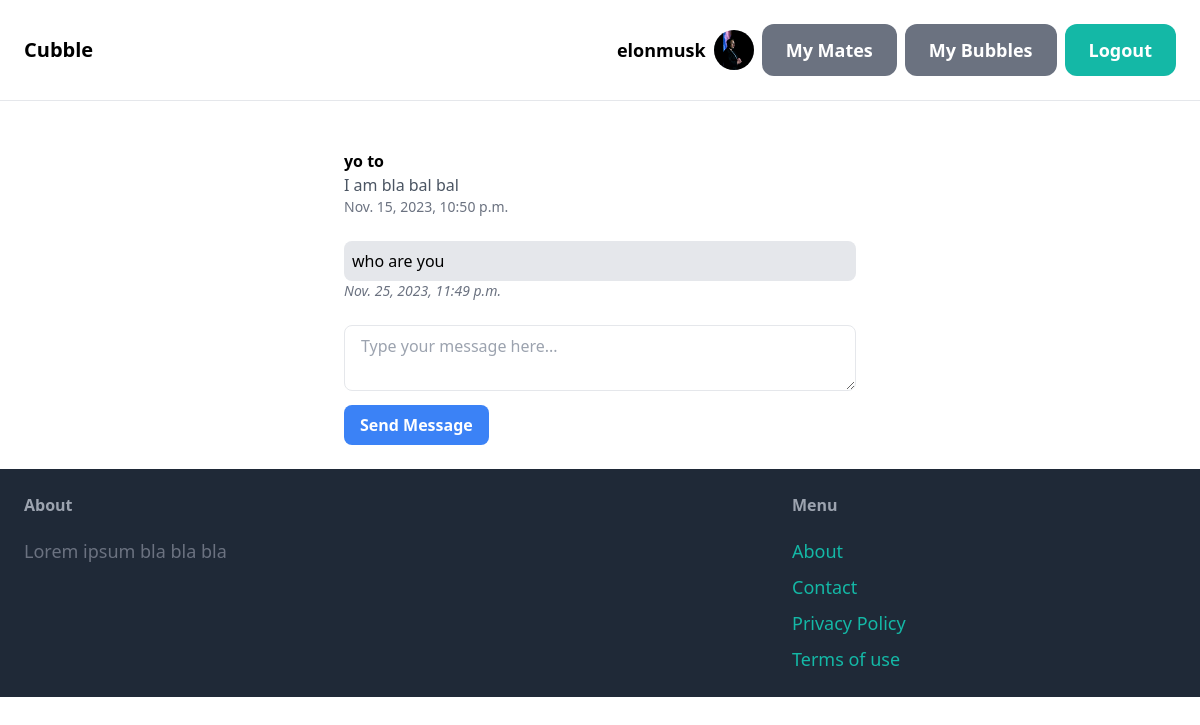
The page /bubble/3/bubble_post/3/ (signed in) on the database its author committed.
### core/models.py (models this page shows, shortened)
class Profile(models.Model):
    user_id = models.OneToOneField(User, related_name='Profile', on_delete=models.CASCADE)
    description = models.CharField(max_length = 500, blank=True)
    interests = models.ManyToManyField(ProfileTag, blank=True)
    profile_pic = models.ImageField(upload_to='profil_pic', blank=True)

class CommunityChat(models.Model):
    bubble_id = models.ForeignKey(Bubble, related_name='bubble_chat', on_delete=models.CASCADE)
    user = models.ForeignKey(BubbleMember, related_name='chatter', on_delete=models.CASCADE)
    title = models.CharField(max_length = 100)
    message = models.CharField(max_length = 500)
    created_on = models.DateTimeField(auto_now_add=True)

class CommunityResponse(models.Model):
    original_chat = models.ForeignKey(CommunityChat, on_delete=models.CASCADE)
    user = models.ForeignKey(BubbleMember, related_name='chatter_small', on_delete=models.CASCADE)
    message = models.CharField(max_length = 500)
    created_on = models.DateTimeField(auto_now_add=True)

### core/views.py (the view)
# urls.py: path('bubble/<int:pk>/bubble_post/<int:post_id>/', views.bubble_post, name='bubble_post'),
@part_of_bubble_required
def bubble_post(request, pk, post_id):
    bubble = get_object_or_404(Bubble, pk=pk)
    logged_in_user_profile = request.user
    bubble_post = get_object_or_404(CommunityChat, id=post_id)
    responses = CommunityResponse.objects.filter(original_chat=bubble_post).order_by('created_on')
    if request.method == 'POST':
        form = BubblePostResponseForm(request.POST)
        if form.is_valid():
            community_response = form.save(commit=False)
            community_response.original_chat = bubble_post
            bubble_member = get_object_or_404(BubbleMember, bubble_id=bubble, user_id=request.user)
            community_response.user = bubble_member
            community_response.save()
            form = BubblePostResponseForm()  # Clear the form after successful submission
    else:
        form = BubblePostResponseForm()
    return render(request, 'core/bubble_post.html', {
        'bubble_post' : bubble_post,
        'form': form,
        'responses': responses,
    })

### core/forms.py
class BubblePostResponseForm(forms.ModelForm):
    class Meta:
        model = CommunityResponse
        fields = ['message']

### core/templates/core/bubble_post.html (shortened to what this page needs)
{% extends 'core/base.html' %}
{% block content %}
<div class="max-w-lg mx-auto mt-6">
            <div class="mb-6">
                                <p class="font-semibold">{{ bubble_post.title }}</p>
                                <p class="text-gray-600">{{ bubble_post.message }}</p>
                                <p class="text-sm text-gray-500">{{ bubble_post.created_on }}</p>
            </div>
            <ul>
                {% for message in responses %}
                    <div class="mb-4">
                        <p class="bg-gray-200 rounded-lg p-2">{{ message.message }}</p>
                        <p class="text-sm italic text-gray-500">{{ message.created_on }}</p>
                    </div>
                {% empty %}
                    <li>No chat found</li>
                {% endfor %}
            </ul>
    <form method="post" class="mt-6">
        <textarea name="message" class="w-full rounded-lg border px-4 py-2 focus:outline-none focus:border-blue-500" placeholder="Type your message here..." required></textarea>
        <button type="submit" class="mt-2 bg-blue-500 hover:bg-blue-600 text-white font-semibold py-2 px-4 rounded-lg focus:outline-none">Send Message</button>
    </form>
</div>
{% endblock %}

### core/templates/core/base.html (shortened to what this page needs)
<!DOCTYPE html>
<html lang="en">
<head>
    <Script src="https://cdn.tailwindcss.com"></Script>
</head>
<body>
    <nav class="py-6 px-6 flex justify-between items-center border-b border-gray-200">
        <a href="/" class="text-xl font-semibold"> Cubble </a>
        <div class="space-x-6">
            {% if request.user.is_authenticated %}
                <div class="flex items-center space-x-2">
                    <a href="{% url 'core:user_profile' %}" class="flex items-center space-x-2">
                        <span class="text-lg font-semibold">{{ request.user.username }}</span>
                        <div class="h-10 w-10 rounded-full overflow-hidden bg-gray-300">
                            {% if request.user.Profile.profile_pic %}
                                <img src="{{ request.user.Profile.profile_pic.url }}" alt="Profile Pic" class="h-full w-full object-cover">
                            {% endif %}
                        </div>
                    </a>
                    <a href="{% url 'core:myfriends' %}" class="px-6 py-3 text-lg font-semibold bg-gray-500 text-white rounded-xl hover:bg-gray-700">My Mates</a>
                    <a href="{% url 'core:mybubbles' %}" class="px-6 py-3 text-lg font-semibold bg-gray-500 text-white rounded-xl hover:bg-gray-700">My Bubbles</a>
                    <a href="{% url 'core:logout' %}" class="px-6 py-3 text-lg font-semibold bg-teal-500 text-white rounded-xl hover:bg-teal-700">Logout</a>
                </div>
            {% else %}
                <a href="{% url 'core:signup' %}" class="px-6 py-3 text-lg font-semibold bg-teal-500 text-white rounded-xl hover:bg-teal-700">Sign up</a>
                <a href="{% url 'core:login' %}" class="px-6 py-3 text-lg font-semibold bg-gray-500 text-white rounded-xl hover:bg-gray-700">Log in</a>
            {% endif %}
        </div>
    </nav>
    <div class="px-6 py-6">
        {% block content %}
        {% endblock %}
    </div>
    <footer class="py-6 px-6 flex justify-between bg-gray-800">
        <div class="w-2/3 pr-10">
            <h3 class="mb-5 font-semibold text-gray-400"> About </h3>
            <p class="text-lg text-gray-500"> Lorem ipsum bla bla bla </p>
        </div>
        <div class="w-1/3">
            <h3 class="mb-5 font-semibold text-gray-400"> Menu </h3>
            <ul class="space-y-2">
                <li><a href="#" class="text-lg text-teal-500 hover:text-teal-700">About</a></li>
                <li><a href="#" class="text-lg text-teal-500 hover:text-teal-700">Contact</a></li>
                <li><a href="#" class="text-lg text-teal-500 hover:text-teal-700">Privacy Policy</a></li>
                <li><a href="#" class="text-lg text-teal-500 hover:text-teal-700">Terms of use</a></li>
            </ul>
        </div>
    </footer>
</body>
</html>

### rows shown on the page
CommunityChat: title "yo to", message "I am bla bal bal", created_on "Nov. 15, 2023, 10:50 p.m."
CommunityResponse: message "who are you", created_on "Nov. 25, 2023, 11:49 p.m."

### other values the page prints
{{ request.user.username }} "elonmusk"
